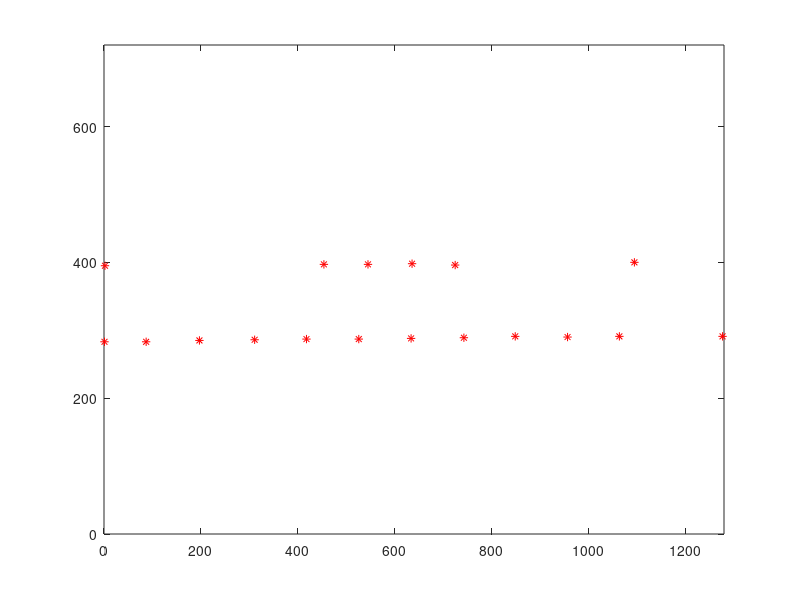

The MATLAB source for this figure:
% About  : DLIP Pixel Coordinate Gradient Calculation
% Author : Jin Kwak/21900031
% Created: 24.06.03
clc; clear all; close all;
X = 1;
Y = 2;
Coords =    [1277, 429;
                1, 437;
                2, 325;
             1095, 320;
              197, 435;
              311, 434;
              454, 323;
              545, 323;
              636, 322;
              725, 324;
              418, 433;
              526, 433;
              634, 432;
              743, 431;
              849, 429;
              957, 430;
             1064, 429;
               87, 437];
Upper = [];
Lower = [];
for idx = 1:length(Coords(:,X))
    if Coords(idx,Y) > 400
        Upper = [Upper; Coords(idx,:)];
    else
        Lower = [Lower; Coords(idx,:)];
    end
end
UpperX = round(mean(Upper(:,X)));
UpperY = round(mean(Upper(:,Y)));
LowerX = round(mean(Lower(:,X)));
LowerY = round(mean(Lower(:,Y)));

%%
close all;
plot(Coords(:,X),720-Coords(:,Y),'r*');
xlim([0 1280]);
ylim([0 720]);

%%
Parking_X = 1280 / 13;
Parking_Y = 432 - 323;
